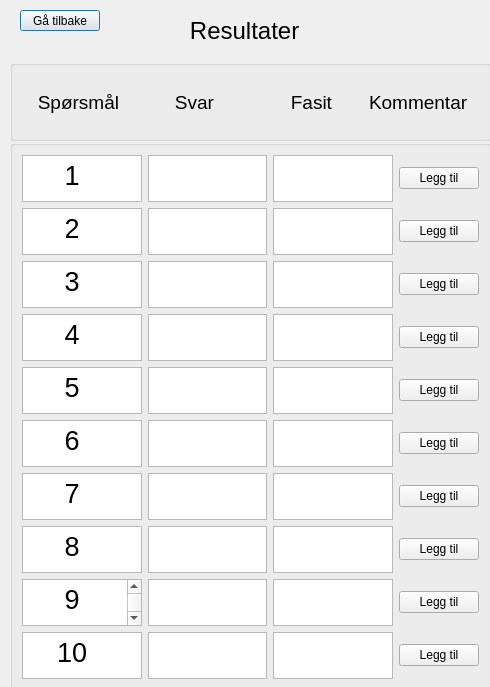
<?xml version="1.0" encoding="UTF-8"?>
<ui version="4.0">
 <class>workerResultDialog</class>
 <widget class="QDialog" name="workerResultDialog">
  <property name="geometry">
   <rect>
    <x>0</x>
    <y>0</y>
    <width>490</width>
    <height>687</height>
   </rect>
  </property>
  <property name="windowTitle">
   <string>Dialog</string>
  </property>
  <widget class="QGroupBox" name="groupBox">
   <property name="geometry">
    <rect>
     <x>10</x>
     <y>60</y>
     <width>481</width>
     <height>81</height>
    </rect>
   </property>
   <property name="title">
    <string/>
   </property>
   <layout class="QGridLayout" name="gridLayout">
    <item row="0" column="0">
     <widget class="QLabel" name="label_Spm_Title">
      <property name="font">
       <font>
        <pointsize>14</pointsize>
       </font>
      </property>
      <property name="text">
       <string>   Spørsmål</string>
      </property>
     </widget>
    </item>
    <item row="0" column="1">
     <widget class="QLabel" name="label_Answer_Title">
      <property name="font">
       <font>
        <pointsize>14</pointsize>
       </font>
      </property>
      <property name="text">
       <string>       Svar</string>
      </property>
     </widget>
    </item>
    <item row="0" column="2">
     <widget class="QLabel" name="label_Fasit_Title">
      <property name="font">
       <font>
        <pointsize>14</pointsize>
       </font>
      </property>
      <property name="text">
       <string>       Fasit</string>
      </property>
     </widget>
    </item>
    <item row="0" column="3">
     <widget class="QLabel" name="label_Comment_Title">
      <property name="font">
       <font>
        <pointsize>14</pointsize>
       </font>
      </property>
      <property name="text">
       <string>Kommentar</string>
      </property>
     </widget>
    </item>
   </layout>
  </widget>
  <widget class="QPushButton" name="pushButton">
   <property name="geometry">
    <rect>
     <x>20</x>
     <y>10</y>
     <width>80</width>
     <height>21</height>
    </rect>
   </property>
   <property name="text">
    <string>Gå tilbake</string>
   </property>
  </widget>
  <widget class="QGroupBox" name="groupBox_2">
   <property name="geometry">
    <rect>
     <x>10</x>
     <y>140</y>
     <width>481</width>
     <height>551</height>
    </rect>
   </property>
   <property name="title">
    <string/>
   </property>
   <layout class="QGridLayout" name="gridLayout_2">
    <item row="4" column="2">
     <widget class="QTextEdit" name="textEdit_Fasit_5"/>
    </item>
    <item row="4" column="0">
     <widget class="QTextEdit" name="textEdit_Question_5">
      <property name="html">
       <string>&lt;!DOCTYPE HTML PUBLIC &quot;-//W3C//DTD HTML 4.0//EN&quot; &quot;http://www.w3.org/TR/REC-html40/strict.dtd&quot;&gt;
&lt;html&gt;&lt;head&gt;&lt;meta name=&quot;qrichtext&quot; content=&quot;1&quot; /&gt;&lt;style type=&quot;text/css&quot;&gt;
p, li { white-space: pre-wrap; }
&lt;/style&gt;&lt;/head&gt;&lt;body style=&quot; font-family:'MS Shell Dlg 2'; font-size:8.25pt; font-weight:400; font-style:normal;&quot;&gt;
&lt;p style=&quot; margin-top:0px; margin-bottom:0px; margin-left:0px; margin-right:0px; -qt-block-indent:0; text-indent:0px;&quot;&gt;&lt;span style=&quot; font-size:20pt;&quot;&gt;     5&lt;/span&gt;&lt;/p&gt;&lt;/body&gt;&lt;/html&gt;</string>
      </property>
     </widget>
    </item>
    <item row="5" column="1">
     <widget class="QTextEdit" name="textEdit_Answer_6"/>
    </item>
    <item row="7" column="2">
     <widget class="QTextEdit" name="textEdit_Fasit_8"/>
    </item>
    <item row="9" column="2">
     <widget class="QTextEdit" name="textEdit_Fasit_10"/>
    </item>
    <item row="0" column="0">
     <widget class="QTextEdit" name="textEdit_Question_1">
      <property name="html">
       <string>&lt;!DOCTYPE HTML PUBLIC &quot;-//W3C//DTD HTML 4.0//EN&quot; &quot;http://www.w3.org/TR/REC-html40/strict.dtd&quot;&gt;
&lt;html&gt;&lt;head&gt;&lt;meta name=&quot;qrichtext&quot; content=&quot;1&quot; /&gt;&lt;style type=&quot;text/css&quot;&gt;
p, li { white-space: pre-wrap; }
&lt;/style&gt;&lt;/head&gt;&lt;body style=&quot; font-family:'MS Shell Dlg 2'; font-size:8.25pt; font-weight:400; font-style:normal;&quot;&gt;
&lt;p style=&quot; margin-top:0px; margin-bottom:0px; margin-left:0px; margin-right:0px; -qt-block-indent:0; text-indent:0px;&quot;&gt;&lt;span style=&quot; font-size:20pt;&quot;&gt;     1&lt;/span&gt;&lt;/p&gt;&lt;/body&gt;&lt;/html&gt;</string>
      </property>
     </widget>
    </item>
    <item row="5" column="2">
     <widget class="QTextEdit" name="textEdit_Fasit_6"/>
    </item>
    <item row="6" column="2">
     <widget class="QTextEdit" name="textEdit_Fasit_7"/>
    </item>
    <item row="2" column="1">
     <widget class="QTextEdit" name="textEdit_Answer_3"/>
    </item>
    <item row="8" column="0">
     <widget class="QTextEdit" name="textEdit_Question_9">
      <property name="html">
       <string>&lt;!DOCTYPE HTML PUBLIC &quot;-//W3C//DTD HTML 4.0//EN&quot; &quot;http://www.w3.org/TR/REC-html40/strict.dtd&quot;&gt;
&lt;html&gt;&lt;head&gt;&lt;meta name=&quot;qrichtext&quot; content=&quot;1&quot; /&gt;&lt;style type=&quot;text/css&quot;&gt;
p, li { white-space: pre-wrap; }
&lt;/style&gt;&lt;/head&gt;&lt;body style=&quot; font-family:'MS Shell Dlg 2'; font-size:8.25pt; font-weight:400; font-style:normal;&quot;&gt;
&lt;p style=&quot; margin-top:0px; margin-bottom:0px; margin-left:0px; margin-right:0px; -qt-block-indent:0; text-indent:0px;&quot;&gt;&lt;span style=&quot; font-size:20pt;&quot;&gt;     9&lt;/span&gt;&lt;/p&gt;
&lt;p style=&quot;-qt-paragraph-type:empty; margin-top:0px; margin-bottom:0px; margin-left:0px; margin-right:0px; -qt-block-indent:0; text-indent:0px; font-size:20pt;&quot;&gt;&lt;br /&gt;&lt;/p&gt;&lt;/body&gt;&lt;/html&gt;</string>
      </property>
     </widget>
    </item>
    <item row="1" column="0">
     <widget class="QTextEdit" name="textEdit_Question_2">
      <property name="html">
       <string>&lt;!DOCTYPE HTML PUBLIC &quot;-//W3C//DTD HTML 4.0//EN&quot; &quot;http://www.w3.org/TR/REC-html40/strict.dtd&quot;&gt;
&lt;html&gt;&lt;head&gt;&lt;meta name=&quot;qrichtext&quot; content=&quot;1&quot; /&gt;&lt;style type=&quot;text/css&quot;&gt;
p, li { white-space: pre-wrap; }
&lt;/style&gt;&lt;/head&gt;&lt;body style=&quot; font-family:'MS Shell Dlg 2'; font-size:8.25pt; font-weight:400; font-style:normal;&quot;&gt;
&lt;p style=&quot; margin-top:0px; margin-bottom:0px; margin-left:0px; margin-right:0px; -qt-block-indent:0; text-indent:0px;&quot;&gt;&lt;span style=&quot; font-size:20pt;&quot;&gt;     2&lt;/span&gt;&lt;/p&gt;&lt;/body&gt;&lt;/html&gt;</string>
      </property>
     </widget>
    </item>
    <item row="9" column="0">
     <widget class="QTextEdit" name="textEdit_Question_10">
      <property name="html">
       <string>&lt;!DOCTYPE HTML PUBLIC &quot;-//W3C//DTD HTML 4.0//EN&quot; &quot;http://www.w3.org/TR/REC-html40/strict.dtd&quot;&gt;
&lt;html&gt;&lt;head&gt;&lt;meta name=&quot;qrichtext&quot; content=&quot;1&quot; /&gt;&lt;style type=&quot;text/css&quot;&gt;
p, li { white-space: pre-wrap; }
&lt;/style&gt;&lt;/head&gt;&lt;body style=&quot; font-family:'MS Shell Dlg 2'; font-size:8.25pt; font-weight:400; font-style:normal;&quot;&gt;
&lt;p style=&quot; margin-top:0px; margin-bottom:0px; margin-left:0px; margin-right:0px; -qt-block-indent:0; text-indent:0px;&quot;&gt;&lt;span style=&quot; font-size:20pt;&quot;&gt;    10&lt;/span&gt;&lt;/p&gt;&lt;/body&gt;&lt;/html&gt;</string>
      </property>
     </widget>
    </item>
    <item row="7" column="1">
     <widget class="QTextEdit" name="textEdit_Answer_8"/>
    </item>
    <item row="2" column="2">
     <widget class="QTextEdit" name="textEdit_Fasit_3"/>
    </item>
    <item row="6" column="0">
     <widget class="QTextEdit" name="textEdit_Question_7">
      <property name="html">
       <string>&lt;!DOCTYPE HTML PUBLIC &quot;-//W3C//DTD HTML 4.0//EN&quot; &quot;http://www.w3.org/TR/REC-html40/strict.dtd&quot;&gt;
&lt;html&gt;&lt;head&gt;&lt;meta name=&quot;qrichtext&quot; content=&quot;1&quot; /&gt;&lt;style type=&quot;text/css&quot;&gt;
p, li { white-space: pre-wrap; }
&lt;/style&gt;&lt;/head&gt;&lt;body style=&quot; font-family:'MS Shell Dlg 2'; font-size:8.25pt; font-weight:400; font-style:normal;&quot;&gt;
&lt;p style=&quot; margin-top:0px; margin-bottom:0px; margin-left:0px; margin-right:0px; -qt-block-indent:0; text-indent:0px;&quot;&gt;&lt;span style=&quot; font-size:20pt;&quot;&gt;     7&lt;/span&gt;&lt;/p&gt;&lt;/body&gt;&lt;/html&gt;</string>
      </property>
     </widget>
    </item>
    <item row="5" column="0">
     <widget class="QTextEdit" name="textEdit_Question_6">
      <property name="html">
       <string>&lt;!DOCTYPE HTML PUBLIC &quot;-//W3C//DTD HTML 4.0//EN&quot; &quot;http://www.w3.org/TR/REC-html40/strict.dtd&quot;&gt;
&lt;html&gt;&lt;head&gt;&lt;meta name=&quot;qrichtext&quot; content=&quot;1&quot; /&gt;&lt;style type=&quot;text/css&quot;&gt;
p, li { white-space: pre-wrap; }
&lt;/style&gt;&lt;/head&gt;&lt;body style=&quot; font-family:'MS Shell Dlg 2'; font-size:8.25pt; font-weight:400; font-style:normal;&quot;&gt;
&lt;p style=&quot; margin-top:0px; margin-bottom:0px; margin-left:0px; margin-right:0px; -qt-block-indent:0; text-indent:0px;&quot;&gt;&lt;span style=&quot; font-size:20pt;&quot;&gt;     6&lt;/span&gt;&lt;/p&gt;&lt;/body&gt;&lt;/html&gt;</string>
      </property>
     </widget>
    </item>
    <item row="2" column="0">
     <widget class="QTextEdit" name="textEdit_Question_3">
      <property name="html">
       <string>&lt;!DOCTYPE HTML PUBLIC &quot;-//W3C//DTD HTML 4.0//EN&quot; &quot;http://www.w3.org/TR/REC-html40/strict.dtd&quot;&gt;
&lt;html&gt;&lt;head&gt;&lt;meta name=&quot;qrichtext&quot; content=&quot;1&quot; /&gt;&lt;style type=&quot;text/css&quot;&gt;
p, li { white-space: pre-wrap; }
&lt;/style&gt;&lt;/head&gt;&lt;body style=&quot; font-family:'MS Shell Dlg 2'; font-size:8.25pt; font-weight:400; font-style:normal;&quot;&gt;
&lt;p style=&quot; margin-top:0px; margin-bottom:0px; margin-left:0px; margin-right:0px; -qt-block-indent:0; text-indent:0px;&quot;&gt;&lt;span style=&quot; font-size:20pt;&quot;&gt;     3&lt;/span&gt;&lt;/p&gt;&lt;/body&gt;&lt;/html&gt;</string>
      </property>
     </widget>
    </item>
    <item row="3" column="1">
     <widget class="QTextEdit" name="textEdit_Answer_4"/>
    </item>
    <item row="7" column="0">
     <widget class="QTextEdit" name="textEdit_Question_8">
      <property name="html">
       <string>&lt;!DOCTYPE HTML PUBLIC &quot;-//W3C//DTD HTML 4.0//EN&quot; &quot;http://www.w3.org/TR/REC-html40/strict.dtd&quot;&gt;
&lt;html&gt;&lt;head&gt;&lt;meta name=&quot;qrichtext&quot; content=&quot;1&quot; /&gt;&lt;style type=&quot;text/css&quot;&gt;
p, li { white-space: pre-wrap; }
&lt;/style&gt;&lt;/head&gt;&lt;body style=&quot; font-family:'MS Shell Dlg 2'; font-size:8.25pt; font-weight:400; font-style:normal;&quot;&gt;
&lt;p style=&quot; margin-top:0px; margin-bottom:0px; margin-left:0px; margin-right:0px; -qt-block-indent:0; text-indent:0px;&quot;&gt;&lt;span style=&quot; font-size:20pt;&quot;&gt;     8&lt;/span&gt;&lt;/p&gt;&lt;/body&gt;&lt;/html&gt;</string>
      </property>
     </widget>
    </item>
    <item row="3" column="2">
     <widget class="QTextEdit" name="textEdit_Fasit_4"/>
    </item>
    <item row="9" column="1">
     <widget class="QTextEdit" name="textEdit_Answer_10"/>
    </item>
    <item row="0" column="2">
     <widget class="QTextEdit" name="textEdit_Fasit_1"/>
    </item>
    <item row="6" column="1">
     <widget class="QTextEdit" name="textEdit_Answer_7"/>
    </item>
    <item row="1" column="1">
     <widget class="QTextEdit" name="textEdit_Answer_2"/>
    </item>
    <item row="3" column="0">
     <widget class="QTextEdit" name="textEdit_Question_4">
      <property name="html">
       <string>&lt;!DOCTYPE HTML PUBLIC &quot;-//W3C//DTD HTML 4.0//EN&quot; &quot;http://www.w3.org/TR/REC-html40/strict.dtd&quot;&gt;
&lt;html&gt;&lt;head&gt;&lt;meta name=&quot;qrichtext&quot; content=&quot;1&quot; /&gt;&lt;style type=&quot;text/css&quot;&gt;
p, li { white-space: pre-wrap; }
&lt;/style&gt;&lt;/head&gt;&lt;body style=&quot; font-family:'MS Shell Dlg 2'; font-size:8.25pt; font-weight:400; font-style:normal;&quot;&gt;
&lt;p style=&quot; margin-top:0px; margin-bottom:0px; margin-left:0px; margin-right:0px; -qt-block-indent:0; text-indent:0px;&quot;&gt;&lt;span style=&quot; font-size:20pt;&quot;&gt;     4&lt;/span&gt;&lt;/p&gt;&lt;/body&gt;&lt;/html&gt;</string>
      </property>
     </widget>
    </item>
    <item row="4" column="1">
     <widget class="QTextEdit" name="textEdit_Answer_5"/>
    </item>
    <item row="8" column="1">
     <widget class="QTextEdit" name="textEdit_Answer_9"/>
    </item>
    <item row="1" column="2">
     <widget class="QTextEdit" name="textEdit_Fasit_2"/>
    </item>
    <item row="8" column="2">
     <widget class="QTextEdit" name="textEdit_Fasit_9"/>
    </item>
    <item row="0" column="1">
     <widget class="QTextEdit" name="textEdit_Answer_1"/>
    </item>
    <item row="0" column="3">
     <widget class="QPushButton" name="pushButto_Comment_1">
      <property name="text">
       <string>Legg til</string>
      </property>
     </widget>
    </item>
    <item row="1" column="3">
     <widget class="QPushButton" name="pushButton_Comment_2">
      <property name="text">
       <string>Legg til</string>
      </property>
     </widget>
    </item>
    <item row="2" column="3">
     <widget class="QPushButton" name="pushButton_Comment_3">
      <property name="text">
       <string>Legg til</string>
      </property>
     </widget>
    </item>
    <item row="3" column="3">
     <widget class="QPushButton" name="pushButton_Comment_4">
      <property name="text">
       <string>Legg til</string>
      </property>
     </widget>
    </item>
    <item row="4" column="3">
     <widget class="QPushButton" name="pushButton_Comment_5">
      <property name="text">
       <string>Legg til</string>
      </property>
     </widget>
    </item>
    <item row="5" column="3">
     <widget class="QPushButton" name="pushButton_Comment_6">
      <property name="text">
       <string>Legg til</string>
      </property>
     </widget>
    </item>
    <item row="6" column="3">
     <widget class="QPushButton" name="pushButton_Comment_7">
      <property name="text">
       <string>Legg til</string>
      </property>
     </widget>
    </item>
    <item row="7" column="3">
     <widget class="QPushButton" name="pushButton_Comment_8">
      <property name="text">
       <string>Legg til</string>
      </property>
     </widget>
    </item>
    <item row="8" column="3">
     <widget class="QPushButton" name="pushButton_Comment_9">
      <property name="text">
       <string>Legg til</string>
      </property>
     </widget>
    </item>
    <item row="9" column="3">
     <widget class="QPushButton" name="pushButton_Comment_10">
      <property name="text">
       <string>Legg til</string>
      </property>
     </widget>
    </item>
   </layout>
  </widget>
  <widget class="QLabel" name="label">
   <property name="geometry">
    <rect>
     <x>150</x>
     <y>0</y>
     <width>211</width>
     <height>61</height>
    </rect>
   </property>
   <property name="font">
    <font>
     <pointsize>18</pointsize>
    </font>
   </property>
   <property name="text">
    <string>      Resultater</string>
   </property>
  </widget>
 </widget>
 <resources/>
 <connections/>
</ui>
